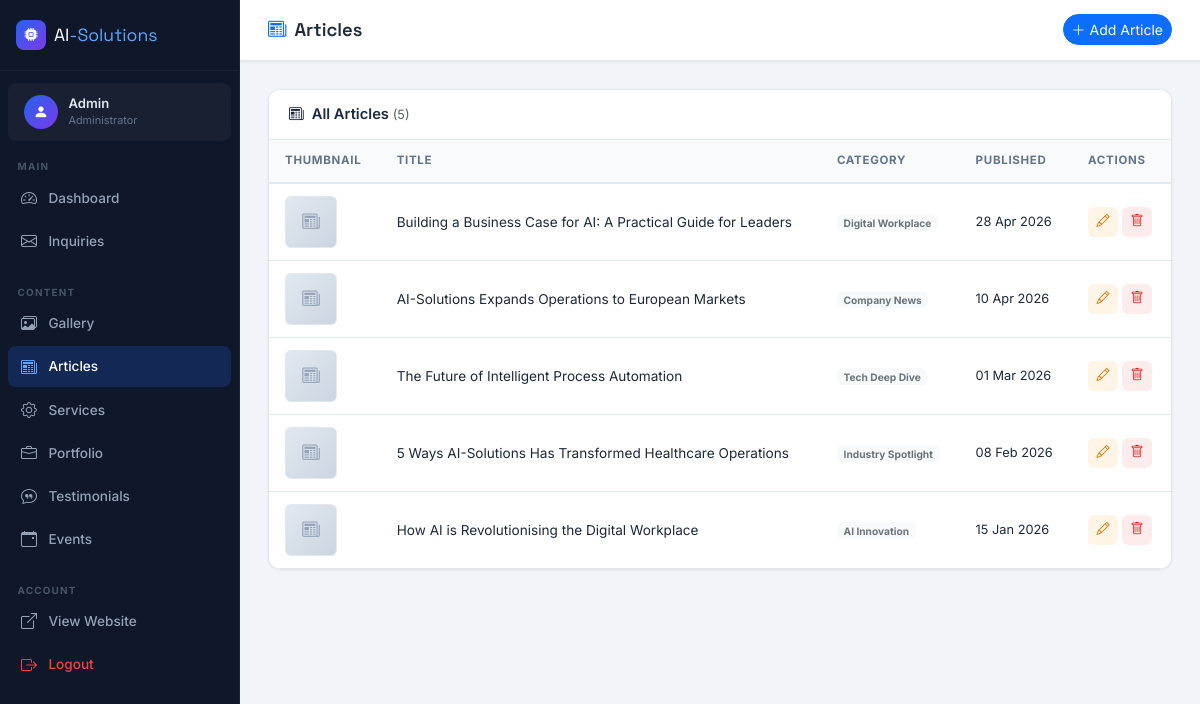
The page /admin/articles-list.php (signed in) on the database its author committed.
### tables this page shows
CREATE TABLE `articles` (
    `id`             INT           NOT NULL AUTO_INCREMENT,
    `title`          VARCHAR(200)  NOT NULL,
    `category`       VARCHAR(100)  NOT NULL,
    `excerpt`        TEXT          NOT NULL,
    `content`        LONGTEXT      NOT NULL,
    `thumbnail_path` VARCHAR(255)  NOT NULL DEFAULT '',
    `created_at`     TIMESTAMP     NOT NULL DEFAULT CURRENT_TIMESTAMP,
    PRIMARY KEY (`id`)
);

### includes/db.php (called while the page is built, shortened)
<?php
function h(string $str): string {
    return htmlspecialchars($str, ENT_QUOTES, 'UTF-8');
}
function formatDate(string $dateStr, string $format = 'd M Y'): string {
    $ts = strtotime($dateStr);
    return $ts ? date($format, $ts) : '';
}

### admin/articles-list.php (the view, shortened to what this page needs)
<?php
require_once '../includes/db.php';
try { $articles = $pdo->query('SELECT id,title,category,thumbnail_path,created_at FROM articles ORDER BY created_at DESC')->fetchAll(); }
catch (PDOException $e) { $articles = []; }
include '../includes/admin-head.php';
include '../includes/admin-sidebar.php';
?>
<div class="admin-main">
    <div class="admin-topbar">
        <h1 class="admin-page-title"><i class="bi bi-newspaper me-2 text-primary"></i>Articles</h1>
        <a href="articles-add.php" class="btn btn-sm btn-primary rounded-pill"><i class="bi bi-plus-lg me-1"></i>Add Article</a>
    </div>
    <div class="admin-content">
        <div class="admin-card">
            <div class="admin-card-header">
                <h6><i class="bi bi-newspaper me-2"></i>All Articles <span class="text-muted fw-normal" style="font-size:.8rem;">(<?= count($articles) ?>)</span></h6>
            </div>
            <?php if (!empty($articles)): ?>
            <div class="table-responsive">
                <table class="table admin-table mb-0">
                    <thead><tr><th>Thumbnail</th><th>Title</th><th>Category</th><th>Published</th><th>Actions</th></tr></thead>
                    <tbody>
                        <?php foreach ($articles as $art): ?>
                        <tr>
                            <td>
                                <?php if (!empty($art['thumbnail_path'])): ?>
                                    <img src="<?= h(imgUrl($art['thumbnail_path'])) ?>" class="thumb-img" alt="">
                                <?php else: ?>
                                    <div class="thumb-placeholder"><i class="bi bi-newspaper"></i></div>
                                <?php endif; ?>
                            </td>
                            <td class="fw-500"><?= h($art['title']) ?></td>
                            <td><span class="badge bg-light text-secondary"><?= h($art['category']) ?></span></td>
                            <td style="font-size:.8rem;"><?= formatDate($art['created_at']) ?></td>
                            <td>
                                <div class="d-flex gap-1">
                                    <a href="articles-edit.php?id=<?= (int)$art['id'] ?>" class="btn-action btn-action-edit" title="Edit"><i class="bi bi-pencil"></i></a>
                                    <form method="POST" action="articles-delete.php" onsubmit="return confirm('Delete this article?')">
                                        <button type="submit" class="btn-action btn-action-delete" title="Delete"><i class="bi bi-trash"></i></button>
                                    </form>
                                </div>
                            </td>
                        </tr>
                        <?php endforeach; ?>
                    </tbody>
                </table>
            </div>
            <?php else: ?>
            <div class="empty-state"><i class="bi bi-newspaper"></i><p>No articles yet. <a href="articles-add.php">Write the first one.</a></p></div>
            <?php endif; ?>
        </div>
    </div>
</div>
<?php include '../includes/admin-foot.php'; ?>

### assets/css/admin.css (style rules this page uses)
:root { --sidebar-w: 240px; --sidebar-bg: #0F172A; --sidebar-border: rgba(255,255,255,.06); --sidebar-hover: rgba(37,99,235,.15); --sidebar-active: rgba(37,99,235,.22); --admin-bg: #F1F5F9; --card-bg: #FFFFFF; --brand-blue: #2563EB; --brand-violet: #7C3AED; --text-primary: #1E293B; --text-muted: #64748B; --border-color: #E2E8F0; --radius-sm: 8px; --radius-md: 12px; --shadow-sm: 0 1px 3px rgba(0,0,0,.08); --shadow-md: 0 4px 16px rgba(0,0,0,.10); --transition: .2s ease; --font-body: 'Inter', sans-serif; --font-heading: 'Space Grotesk', sans-serif; }
* { box-sizing: border-box; margin: 0; padding: 0; }
body { font-family: var(--font-body); background: var(--admin-bg); color: var(--text-primary); min-height: 100vh; }
.admin-main { margin-left: var(--sidebar-w); min-height: 100vh; flex: 1; display: flex; flex-direction: column; }
.admin-topbar { background: var(--card-bg); border-bottom: 1px solid var(--border-color); padding: .9rem 1.75rem; display: flex; align-items: center; justify-content: space-between; position: sticky; top: 0; z-index: 50; box-shadow: var(--shadow-sm); }
.admin-page-title { font-family: var(--font-heading); font-size: 1.15rem; font-weight: 600; margin: 0; }
.admin-content { padding: 1.75rem; flex: 1; }
.admin-card { background: var(--card-bg); border: 1px solid var(--border-color); border-radius: var(--radius-md); overflow: hidden; box-shadow: var(--shadow-sm); }
.admin-card-header { padding: 1rem 1.25rem; border-bottom: 1px solid var(--border-color); display: flex; align-items: center; justify-content: space-between; background: #fff; }
.admin-card-header h6 { font-weight: 600; margin: 0; font-size: .92rem; }
.admin-table { margin: 0; font-size: .85rem; }
.admin-table thead th { background: #F8FAFC; border-bottom: 2px solid var(--border-color); color: var(--text-muted); font-size: .72rem; font-weight: 700; letter-spacing: .06em; text-transform: uppercase; padding: .75rem 1rem; }
.admin-table tbody td { padding: .75rem 1rem; vertical-align: middle; border-bottom: 1px solid var(--border-color); color: var(--text-primary); }
.admin-table tbody tr:last-child td { border-bottom: none; }
.thumb-placeholder { width: 52px; height: 52px; border-radius: 6px; background: linear-gradient(135deg, #E2E8F0, #CBD5E1); display: flex; align-items: center; justify-content: center; color: #94A3B8; font-size: 1.1rem; border: 1px solid var(--border-color); }
.btn-action { width: 30px; height: 30px; border-radius: 6px; border: none; display: inline-flex; align-items: center; justify-content: center; font-size: .82rem; cursor: pointer; transition: all var(--transition); text-decoration: none; }
.btn-action-edit { background: rgba(245,158,11,.1); color: #d97706; }
.btn-action-delete { background: rgba(239,68,68,.1); color: #dc2626; }

### rows shown on the page
articles: title "Building a Business Case for AI: A Practical Guide for Leaders", category "Digital Workplace", created_at "28 Apr 2026"
articles: title "AI-Solutions Expands Operations to European Markets", category "Company News", created_at "10 Apr 2026"
articles: title "The Future of Intelligent Process Automation", category "Tech Deep Dive", created_at "01 Mar 2026"
articles: title "5 Ways AI-Solutions Has Transformed Healthcare Operations", category "Industry Spotlight", created_at "08 Feb 2026"
articles: title "How AI is Revolutionising the Digital Workplace", category "AI Innovation", created_at "15 Jan 2026"

### other values the page prints
$_SESSION['admin_username'] "Admin"
count($articles) "5"
